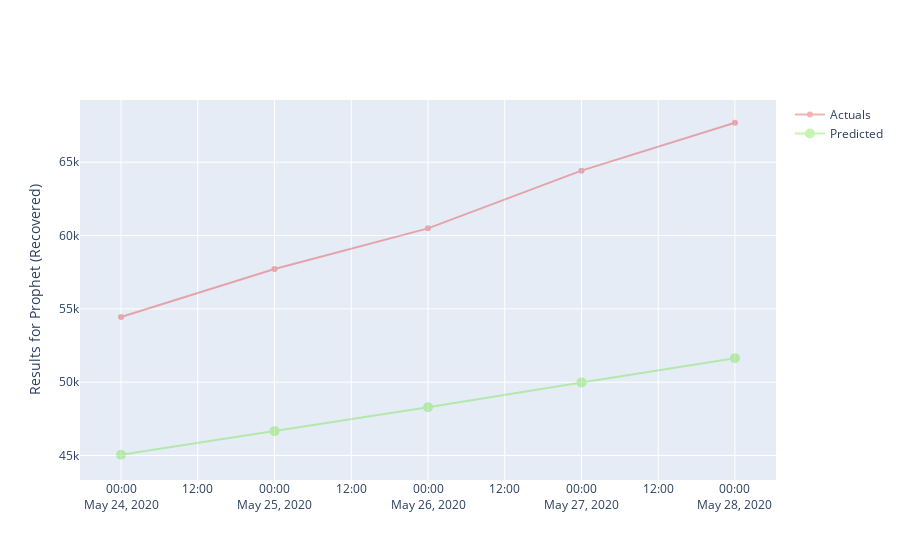

The code cell stored with this chart in its notebook:
### Code cell
trace0 = go.Scatter(
        x = result_df['ds'],
        y = result_df['Actual'],
        mode = 'lines+markers',
        name='Actuals',
        line = dict(color = '#dd0000', shape = 'linear'),
        opacity = 0.3,
        connectgaps=True
)
trace1 = go.Scatter(
        x = result_df['ds'],
        y = result_df['yhat'],
        name='Predicted',
        mode = 'lines+markers',
        marker = dict(
            size = 10,
            color = '#44dd00'),
        opacity = 0.3    
)
data = [trace0, trace1]
layout = go.Layout(
    yaxis=dict(
        title="Results for Prophet (Recovered)"
    )
)
fig = go.Figure(data=data, layout=layout)
fig.show()

### Figure 1 — Plotly figure (JSON) as saved in the notebook; plotly's stock layout.template omitted (floating-point values rounded to 4 significant figures)
{"data": [{"connectgaps": true, "line": {"color": "#dd0000", "shape": "linear"}, "mode": "lines+markers", "name": "Actuals", "opacity": 0.3, "type": "scatter", "x": ["2020-05-24T00:00:00", "2020-05-25T00:00:00", "2020-05-26T00:00:00", "2020-05-27T00:00:00", "2020-05-28T00:00:00"], "y": [54441, 57721, 60491, 64426, 67692]}, {"marker": {"color": "#44dd00", "size": 10}, "mode": "lines+markers", "name": "Predicted", "opacity": 0.3, "type": "scatter", "x": ["2020-05-24T00:00:00", "2020-05-25T00:00:00", "2020-05-26T00:00:00", "2020-05-27T00:00:00", "2020-05-28T00:00:00"], "y": [45050.0, 46660.0, 48290.0, 49990.0, 51640.0]}], "layout": {"yaxis": {"title": {"text": "Results for Prophet (Recovered)"}}}}
